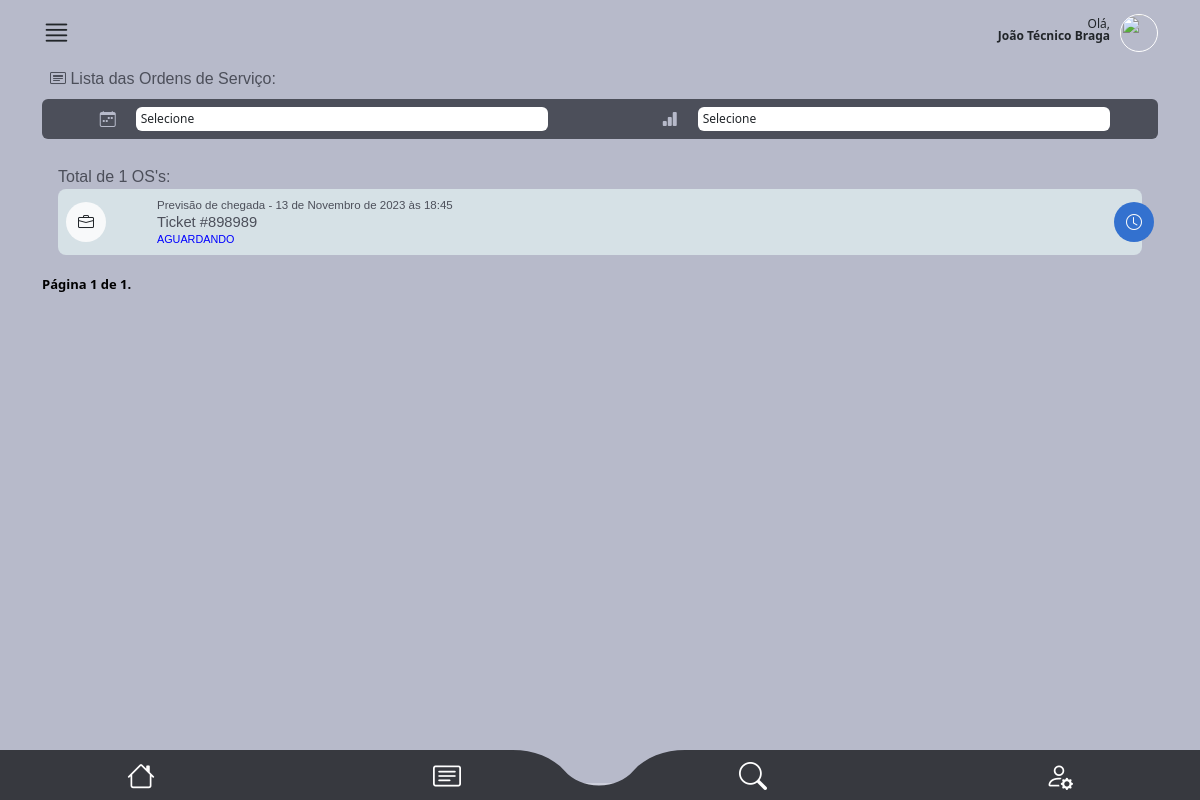
The app's page /main/minhas_os/ (signed in), older data.
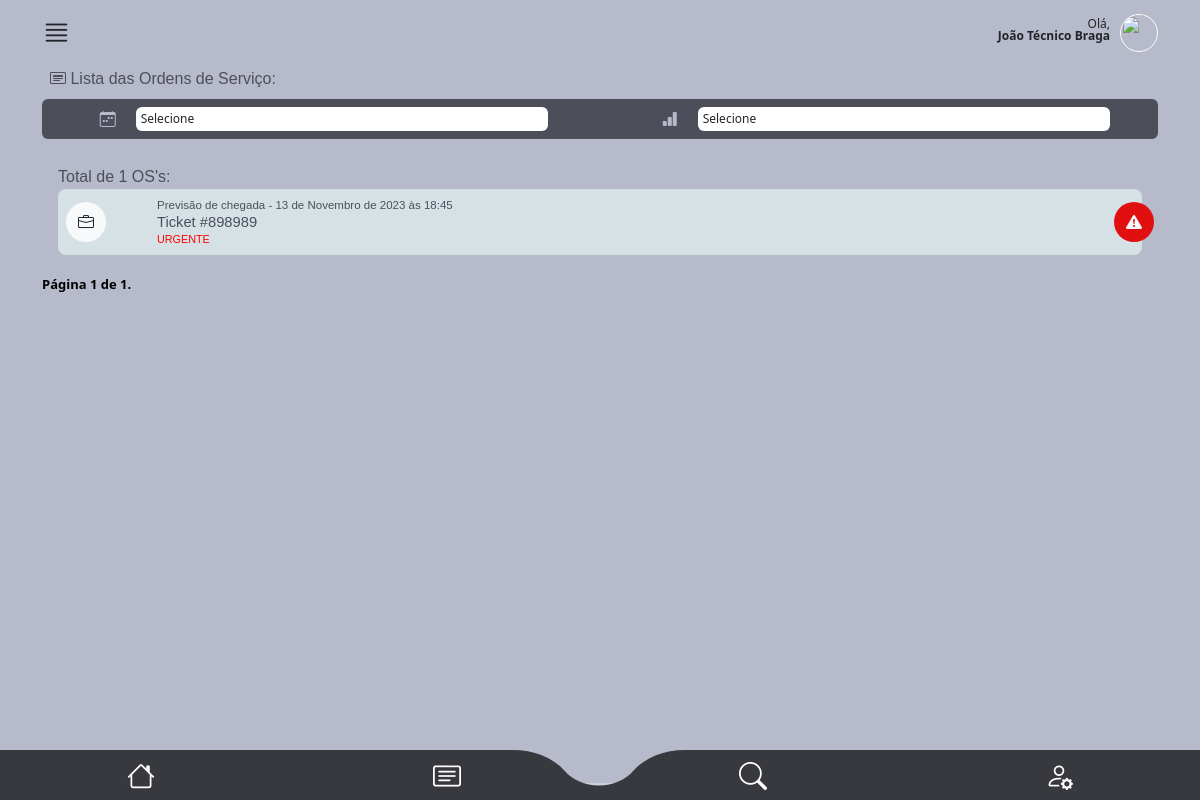
The same page, newer data.
### authentication/models.py (models this page shows, shortened)
class CustomUser(AbstractUser):
    telefone = models.CharField(max_length=15, null=False)
    endereco = models.ForeignKey(
        Endereco, on_delete=models.CASCADE, null=True, default=None
    )
    foto = models.ImageField(upload_to="img/perfil_user/", null=True, blank=True)
    email = models.EmailField(unique=True)

### staff/models.py (models this page shows, shortened)
class OrdemDeServico(models.Model):
    ticket = models.CharField(max_length=200, unique=True)
    tecnico = models.ForeignKey(
        CustomUser, on_delete=models.CASCADE, related_name="ordens_técnico"
    )
    staff = models.ForeignKey(
        CustomUser, on_delete=models.CASCADE, related_name="ordens_staff"
    )
    descricao = models.TextField(max_length=600)
    previsao_chegada = models.DateTimeField(editable=True)
    previsao_execucao = models.DateTimeField(editable=True)
    material = models.CharField(max_length=100, validators=[MinLengthValidator(3)])
    equipamento = models.CharField(max_length=100, validators=[MinLengthValidator(3)])
    data_criacao = models.DateTimeField(auto_now_add=True)
    cliente = models.ForeignKey(Cliente, on_delete=models.CASCADE)
    contrato = models.CharField(max_length=700, null=True, blank=True)
    atividade = models.CharField(max_length=50, choices=ACTIVITY_CHOICES)
    status_tecnico = models.CharField(max_length=50, choices=TECNICAL_CHOICES)
    status = models.CharField(
        max_length=10, choices=STATUS_CHOICES, default="Aguardando"
    )
    atraso_em_minutos = models.CharField(
        max_length=50, choices=ATRASO_CHOICES
    )
    atraso_descricao = models.TextField(max_length=400)
    descricao_reagendamento = models.TextField(max_length=400)
    vezes_reagendada = models.IntegerField(default=0)

### main/views.py (the view, shortened to what this page needs)
@user_passes_test(is_tecnico)
def minhas_os(request):
    try:
        status_filter = request.GET.get("status")
        previsao_chegada_filter = request.GET.get("previsao_chegada")
        user = request.user
        ordens_ativas = OrdemDeServico.objects.filter(
            tecnico=user, status__in=["Atenção", "Urgente", "Aguardando", "Concluído"]
        )
        ordens_ativas_counter = OrdemDeServico.objects.filter(
            tecnico=user, status__in=["Atenção", "Urgente", "Aguardando", "Concluído"]
        )
        if status_filter and status_filter != "Todas":
            ordens_ativas = ordens_ativas.filter(status=status_filter)
        items_per_page = 5
        paginator = Paginator(ordens_ativas, items_per_page)
        page = request.GET.get("page")
        try:
            ordens_ativas = paginator.page(page)
        except PageNotAnInteger:
            ordens_ativas = paginator.page(1)
        except EmptyPage:
            ordens_ativas = paginator.page(paginator.num_pages)
        return render(
            request,
            "minhas_os.html",
            {"ordens_ativas": ordens_ativas, "qtdos": len(ordens_ativas_counter)},
        )
    except Exception as e:
        return render(request, "error.html", {"error_message": str(e)})

### main/helpers.py (called while the page is built)
def is_tecnico(user):
    return user.groups.filter(name="Técnico").exists()

### main/templates/minhas_os.html (shortened to what this page needs)
{% extends "base2.html" %}
{%load static%}
{% block rest %}
      <section id="lista_oc_scr">
        <div class="container">
            <div id="oc_lista">
                <label class="mt-1 mb-2 ms-2 font-medium color04"><i class="bi bi-bi bi-card-heading"></i> Lista das Ordens de Serviço:</label>
                <form id="filter_oc" class="bg04 p-2">
                  <div class="row">
                    <div class="col-6">
                      <div class="row">
                        <div class="col-2 text-end">
                          <i class="bi bi-calendar-week color03 me-1"></i>
                        </div>
                        <div class="col-10 p-0">
                          <select class="form-control ms-1" id = 'date-filter'>
                            <option selected>Selecione</option>
                          </select>
                        </div>
                      </div>
                    </div>
                    <div class="col-6">
                      <div class="row">
                        <div class="col-2 text-end">
                          <i class="bi bi-bar-chart-fill color03 me-1"></i>
                        </div>
                        <div class="col-10 p-0">
                          <select class="form-control ms-1" id='status-filter'>
                            <option selected>Selecione</option>
                          </select>
                        </div>
                      </div>
                    </div>
                  </div>
                </form>
              <div class="tab-pane fade show active" id="pills-01" role="tabpanel" aria-labelledby="pills-home-tab" tabindex="0">
                <label class="mt-2 font-medium color04">Total de {{qtdos}} OS's:</label>
                {% for ordem in ordens_ativas %}
                <div class="oc_lista_item">
                      <a href="{% url 'os_detail2' ordem.id %}" class="a-whole"></a>
                      <div class="row">
                          <div class="col-2 col-md-1">
                              <div class="icon bg-light"><i class="bi bi-briefcase text-dark"></i></div>
                          </div>
                          <div class="col-9 col-md-11">
                              <div class="oc_l_data color04 font-light">Previsão de chegada - {{ ordem.previsao_chegada }}</div>
                              <div class="oc_l_nome font-medium color04">Ticket #{{ ordem.ticket }}</div>
                              <div class="oc_l_status font-medium {% if ordem.status == 'Urgente' %}color-red{% elif ordem.status == 'Atenção' %}color-yellow{% elif ordem.status == 'Aguardando' %}color-blue{% elif ordem.status == 'Concluído' %}color-green{% endif %}">{{ ordem.status }}</div>
                          </div>
                          {% if ordem.status == "Urgente" %}
                              <div class="status_icon bg05 text-light">
                                  <i class="bi bi-exclamation-triangle-fill"></i>
                              </div>
                          {% elif ordem.status == "Atenção" %}
                              <div class="status_icon bg06 text-dark">
                                  <i class="bi bi-flag"></i>
                              </div>
                          {% elif ordem.status == "Aguardando" %}
                              <div class="status_icon bg01 text-light">
                                  <i class="bi bi-clock"></i>
                              </div>
                          {% elif ordem.status == "Concluído" %}
                              <div class="status_icon bg02 text-light">
                                <i class="bi bi-check-circle"></i>
                            </div>
                          {% endif %}
                      </div>
                  </div>
                  {% endfor %}
                </div>
                <div class="pagination">
                  <span class="step-links">
                      <span class="current-page">
                          Página {{ ordens_ativas.number }} de {{ ordens_ativas.paginator.num_pages }}.
                      </span>
                  </span>
              </div>
              </div>
      </section>
  {% endblock %}

### main/templates/base2.html (shortened to what this page needs)
{%load static%}
<!DOCTYPE html>
<html lang="en" data-bs-theme="auto">
  <head>
    <link
      rel="stylesheet"
      href="https://cdn.jsdelivr.net/npm/@docsearch/css@3"
    />
    <link
      rel="stylesheet"
      href="https://cdn.jsdelivr.net/npm/bootstrap-icons@1.11.1/font/bootstrap-icons.css"
    />
    <link
      href="{% static 'assets/dist/css/bootstrap.min.css' %}"
      rel="stylesheet"
    />
    <link href="{% static 'assets/css/app_mamminfo.css' %}" rel="stylesheet" />
  </head>
  <body>
    <main class="bg03">
      <header>
        <div class="container">
          <div id="super_menu">
            <div class="row">
              <div class="col-3 text-start">
                <i class="bi bi-justify i_main"></i>
              </div>
              <div class="col-9 text-end">
                <p class="mt-2">
                  Olá,<br />
                  <strong>{{ user.first_name }} {{ user.last_name }}</strong>
                </p>
                <div class="photo_user mt-1">
                  {% if request.user.foto %}
                  <img src="{{ request.user.foto.url }}" alt="User Photo" />
                  {% else %}
                  <img
                    src="https://cdn-icons-png.flaticon.com/512/3106/3106807.png?auto=format&fit=crop&q=80&w=1760&ixlib=rb-4.0.3&ixid=M3wxMjA3fDB8MHxwaG90by1wYWdlfHx8fGVufDB8fHx8fA%3D%3D"
                    alt=""
                  />
                  {% endif %}
                </div>
              </div>
            </div>
          </div>
        </div>
      </header>
      {% block rest %}{% endblock %}
    </main>
    <footer>
      <ul class="row">
        <li class="col-3 mt-1">
          <a href="{% url 'dashboard' %}"><i class="bi bi-house"></i></a>
        </li>
        <li class="col-3 p-0 mt-1 text-start text-md-center">
          <a href="{% url 'minhas_os' %}" class="text-start text-md-center"
            ><i class="bi bi-card-text"></i
          ></a>
        </li>
        <li class="col-3 p-0 mt-1 text-end text-md-center">
          <a href="{% url 'tela_busca' %}" class="text-end text-md-center"
            ><i class="bi bi-search"></i
          ></a>
        </li>
        <li class="col-3 mt-1">
          <a href="{% url 'tela_user' %}"><i class="bi bi-person-gear"></i></a>
        </li>
      </ul>
    </footer>
  </body>
</html>

### main/templates/static/assets/css/app_mamminfo.css (style rules this page uses)
html { font-family: 'Noto', sans-serif;background: #ced0dc; }
.font-medium { font-family: 'NotoMedium', sans-serif;font-weight: 400; }
.font-light { font-family: 'NotoLight', sans-serif;font-weight: 300; }
.bg03 { background: #b7baca; }
.bg04 { background: #4c4f5a; }
.bg05 { background: #e10f0f; }
.color03 { color: #b7baca; }
.color04 { color: #4c4f5a; }
section { height: auto;min-height: 90vh;max-width: 100vw;width: 100%; }
.a-whole { position: absolute;top: 0;bottom: 0;left: 0;right: 0;width: 100%;height: 100%;z-index: 1;display: block; }
#super_menu { padding: 10px 0;position: relative; }
#super_menu p { font-size: .75rem;line-height: 100%;display: inline-block;margin: 0 10px 0 0; }
#super_menu .i_main { font-size: 1.8rem; }
#super_menu .photo_user { float: right;display: inline-block; }
#super_menu .photo_user img { width: 38px;height: 38px;display: block;border-radius: 38px;object-fit: cover;transform-origin: 50% 50%;border: 1px solid #fff; }
#oc_lista { padding-bottom: 72px; }
#oc_lista .tab-pane { padding: 8px 16px; }
#oc_lista .oc_lista_item { background: #d6e1e6;border-radius: 8px;padding: 8px;position: relative;margin-bottom: 8px; }
#oc_lista .oc_lista_item .icon { width: 40px;height: 40px;border-radius: 40px;display: inline-block;text-align: center;line-height: 40px;position: absolute;l: 0;top: 0;bottom: 0;margin: auto; }
#oc_lista .oc_lista_item .oc_l_data { font-size: .72rem; }
#oc_lista .oc_lista_item .oc_l_nome { font-size: .92rem;line-height: 112%;white-space: nowrap;overflow: hidden;text-overflow: ellipsis; }
#oc_lista .oc_lista_item .oc_l_status { font-size: .675rem;text-transform: uppercase; }
#oc_lista .oc_lista_item .status_icon { width: 40px;height: 40px;border-radius: 40px;display: inline-block;text-align: center;line-height: 40px;position: absolute;right: -12px;top: 0;bottom: 0;margin: auto; }
footer { position: fixed;z-index: 5; width: 100%;bottom: 0;background: url(../img/footer.svg) 50% 50% / cover;height: 50px; }
footer ul { padding: 0;margin: 0;text-align: center; }
footer ul li { list-style: none;display: inline-block; }
footer li a { color: #fff;font-size: 1.75rem;width: 100%;text-align: center;display: block; }
#filter_oc { border-radius: 6px;width: 100%;height: 40px;margin-bottom: 10px; }
#filter_oc .form-control { font-size: .75rem;height: 24px;padding: 1px 5px;border: none;width: 88%; }

Row changes from the older to the newer data that the page shows:
changed OrdemDeServico: status "AGUARDANDO" → "URGENTE"
